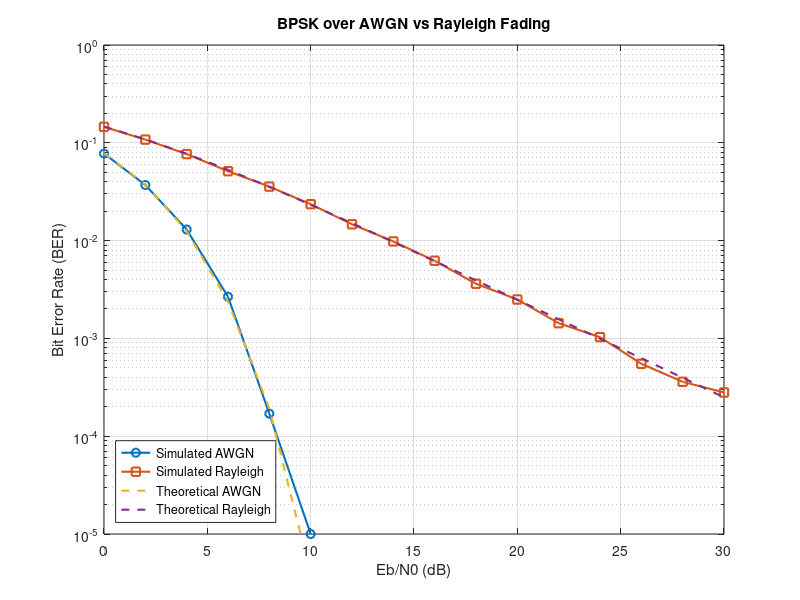

MATLAB code for this plot: (Note: this script raises an error after producing the figure.)
%% a10 - BPSK over Rayleigh Fading: BER vs Eb/N0
% This script compares BPSK performance over:
%
% 1. AWGN channel
% 2. Rayleigh fading channel
%
% AWGN only adds noise.
% Rayleigh fading randomly changes the signal amplitude and phase,
% which models multipath propagation in wireless communication.

clear; close all; clc;

%% 1. Simulation settings

N = 100000;                 % Number of bits per Eb/N0 value
EbN0_dB_range = 0:2:30;     % Eb/N0 values in dB

BER_AWGN = zeros(size(EbN0_dB_range));
BER_Rayleigh = zeros(size(EbN0_dB_range));

%% 2. Loop over Eb/N0 values

for i = 1:length(EbN0_dB_range)

    EbN0_dB = EbN0_dB_range(i);
    EbN0 = 10^(EbN0_dB/10);

    %% Generate random bits

    bits = randi([0 1], N, 1);

    %% BPSK modulation

    % BPSK mapping:
    % bit 0 -> -1
    % bit 1 -> +1

    symbols = 2*bits - 1;

    %% AWGN channel

    % For BPSK over AWGN:
    % received = symbols + noise

    noiseSigma = sqrt(1/(2*EbN0));
    noise_awgn = noiseSigma * randn(size(symbols));

    received_awgn = symbols + noise_awgn;

    % BPSK demodulation
    receivedBits_awgn = double(received_awgn > 0);

    % BER calculation
    errors_awgn = sum(bits ~= receivedBits_awgn);
    BER_AWGN(i) = errors_awgn / N;

    %% Rayleigh fading channel

    % Rayleigh fading coefficient:
    % h is complex because a wireless channel changes both amplitude and phase.

    h = (randn(size(symbols)) + 1j*randn(size(symbols))) / sqrt(2);

    % Complex noise for Rayleigh fading channel
    noise_rayleigh = noiseSigma * ...
        (randn(size(symbols)) + 1j*randn(size(symbols)));

    % Received signal through Rayleigh fading:
    % received = h * symbols + noise

    received_rayleigh = h .* symbols + noise_rayleigh;

    % Equalization:
    % We assume the receiver knows h and divides by h to undo the channel.

    equalized_rayleigh = received_rayleigh ./ h;

    % BPSK demodulation after equalization
    receivedBits_rayleigh = double(real(equalized_rayleigh) > 0);

    % BER calculation
    errors_rayleigh = sum(bits ~= receivedBits_rayleigh);
    BER_Rayleigh(i) = errors_rayleigh / N;

    %% Print results

    fprintf("Eb/N0 = %2d dB | AWGN BER = %.6f | Rayleigh BER = %.6f\n", ...
            EbN0_dB, BER_AWGN(i), BER_Rayleigh(i));

end

%% 3. Theoretical BER curves

EbN0_linear = 10.^(EbN0_dB_range/10);

% Theoretical BPSK BER over AWGN
BER_theory_AWGN = 0.5 * erfc(sqrt(EbN0_linear));

% Theoretical BPSK BER over Rayleigh fading
BER_theory_Rayleigh = 0.5 * ...
    (1 - sqrt(EbN0_linear ./ (1 + EbN0_linear)));

%% 4. Prepare BER values for plotting

% semilogy cannot plot zero values.
% Replace zero simulated BER values with NaN so MATLAB skips them.

BER_AWGN_plot = BER_AWGN;
BER_Rayleigh_plot = BER_Rayleigh;

BER_AWGN_plot(BER_AWGN_plot == 0) = NaN;
BER_Rayleigh_plot(BER_Rayleigh_plot == 0) = NaN;

%% 5. Plot BER comparison

figure;

semilogy(EbN0_dB_range, BER_AWGN_plot, 'o-', 'LineWidth', 1.5);
hold on;

semilogy(EbN0_dB_range, BER_Rayleigh_plot, 's-', 'LineWidth', 1.5);

semilogy(EbN0_dB_range, BER_theory_AWGN, '--', 'LineWidth', 1.5);

semilogy(EbN0_dB_range, BER_theory_Rayleigh, '--', 'LineWidth', 1.5);

xlabel("Eb/N0 (dB)");
ylabel("Bit Error Rate (BER)");
title("BPSK over AWGN vs Rayleigh Fading");

legend("Simulated AWGN", ...
       "Simulated Rayleigh", ...
       "Theoretical AWGN", ...
       "Theoretical Rayleigh", ...
       "Location", "southwest");

grid on;
ylim([1e-5 1]);
xlim([0 30]);

%% 6. Save figure

if ~exist("figures", "dir")
    mkdir("figures");
end

ax = gca;
ax.Toolbar.Visible = 'off';

saveas(gcf, "figures/bpsk_awgn_vs_rayleigh.png");
